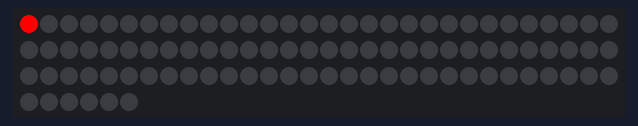
The sketch below on a simulated Arduino Uno, built with avr-gcc and run on an emulated ATmega328P. Shown: 96 RGB LEDs in strip order, left to right, continuing on the next row.

Above: at 0.16 s.
At 5.0 s:
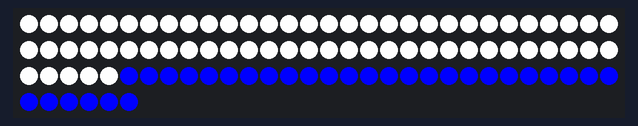
At 10.08 s:
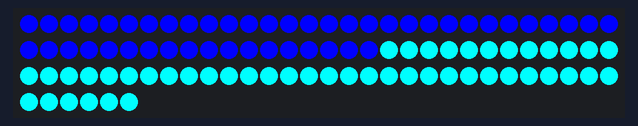
At 19.84 s:
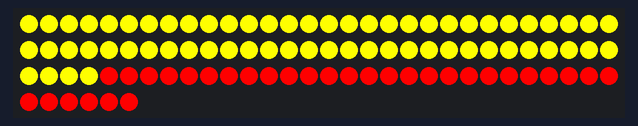
At 29.89 s:
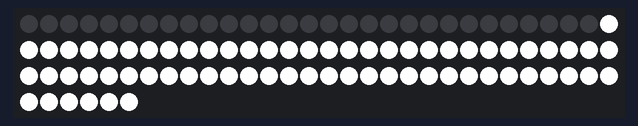
At 39.64 s:
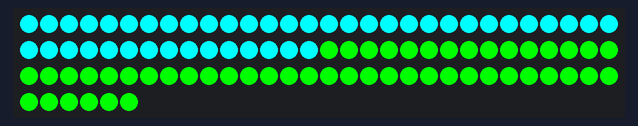

The sketch:

NeoPixel_bar.ino
```cpp
#include <FastLED.h>

#define LED_PIN     7
#define NUM_LEDS    96
#define Delay       5
int Brightness = 250;

  CRGB leds[NUM_LEDS];

void setup() {

  FastLED.addLeds<WS2812, 7, GRB>(leds, NUM_LEDS);
  for(int i = 0; i < NUM_LEDS; i++) {
    leds[i] = CRGB(0, 0, 0);
  }
  FastLED.show();

}

void loop() {
  for(int i = 0; i < NUM_LEDS; i++) {
    leds[i] = CRGB(Brightness, 0, 0);
    FastLED.show();
    delay(Delay);
  }
  for(int i = 0; i < NUM_LEDS; i++) {
    leds[i] = CRGB(Brightness, Brightness, 0);
    FastLED.show();
    delay(Delay);
  }
  for(int i = 0; i < NUM_LEDS; i++) {
    leds[i] = CRGB(0, Brightness, 0);
    FastLED.show();
    delay(Delay);
  }
  for(int i = 0; i < NUM_LEDS; i++) {
    leds[i] = CRGB(0, Brightness, Brightness);
    FastLED.show();
    delay(Delay);
  }
  for(int i = 0; i < NUM_LEDS; i++) {
    leds[i] = CRGB(0, 0, Brightness);
    FastLED.show();
    delay(Delay);
  }
  for(int i = 0; i < NUM_LEDS; i++) {
    leds[i] = CRGB(Brightness, Brightness, Brightness);
    FastLED.show();
    delay(Delay);
  }
  for(int i = 0; i < NUM_LEDS; i++) {
    leds[i] = CRGB(0, 0, 0);
    FastLED.show();
    delay(Delay);
  }
  delay(100);
}


void Cycle() {
  for(int i = 0; i < NUM_LEDS; i++) {
    leds[i] = CRGB(Brightness, 0, 0);
    FastLED.show();
    delay(Delay);
  }
  for(int i = 0; i < NUM_LEDS; i++) {
    leds[i] = CRGB(Brightness, Brightness, 0);
    FastLED.show();
    delay(Delay);
  }
  for(int i = 0; i < NUM_LEDS; i++) {
    leds[i] = CRGB(0, Brightness, 0);
    FastLED.show();
    delay(Delay);
  }
  for(int i = 0; i < NUM_LEDS; i++) {
    leds[i] = CRGB(0, Brightness, Brightness);
    FastLED.show();
    delay(Delay);
  }
  for(int i = 0; i < NUM_LEDS; i++) {
    leds[i] = CRGB(0, 0, Brightness);
    FastLED.show();
    delay(Delay);
  }
  for(int i = 0; i < NUM_LEDS; i++) {
    leds[i] = CRGB(Brightness, Brightness, Brightness);
    FastLED.show();
    delay(Delay);
  }
  for(int i = 0; i < NUM_LEDS; i++) {
    leds[i] = CRGB(0, 0, 0);
    FastLED.show();
    delay(Delay);
  }
  delay(100);
}
```
